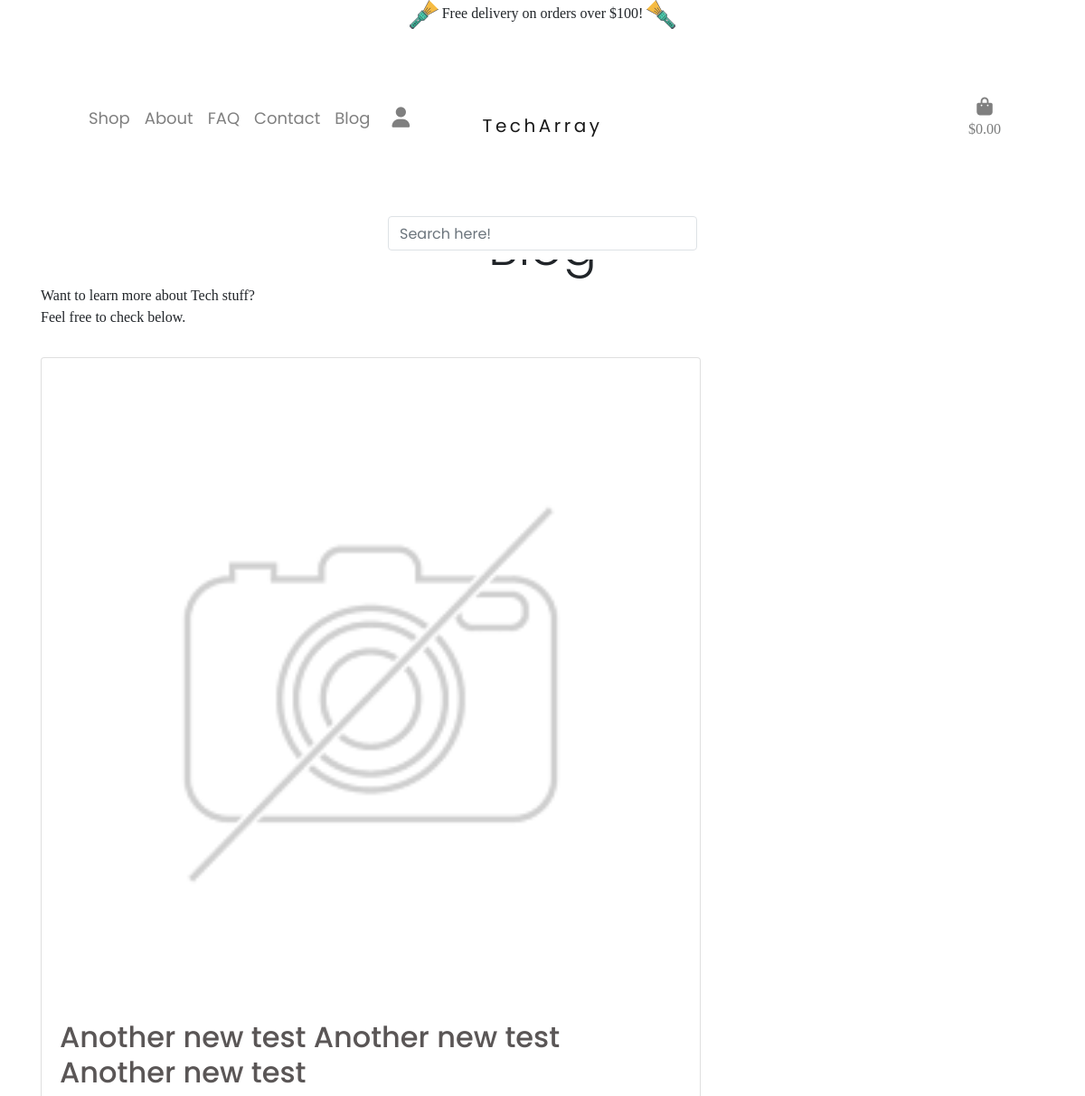
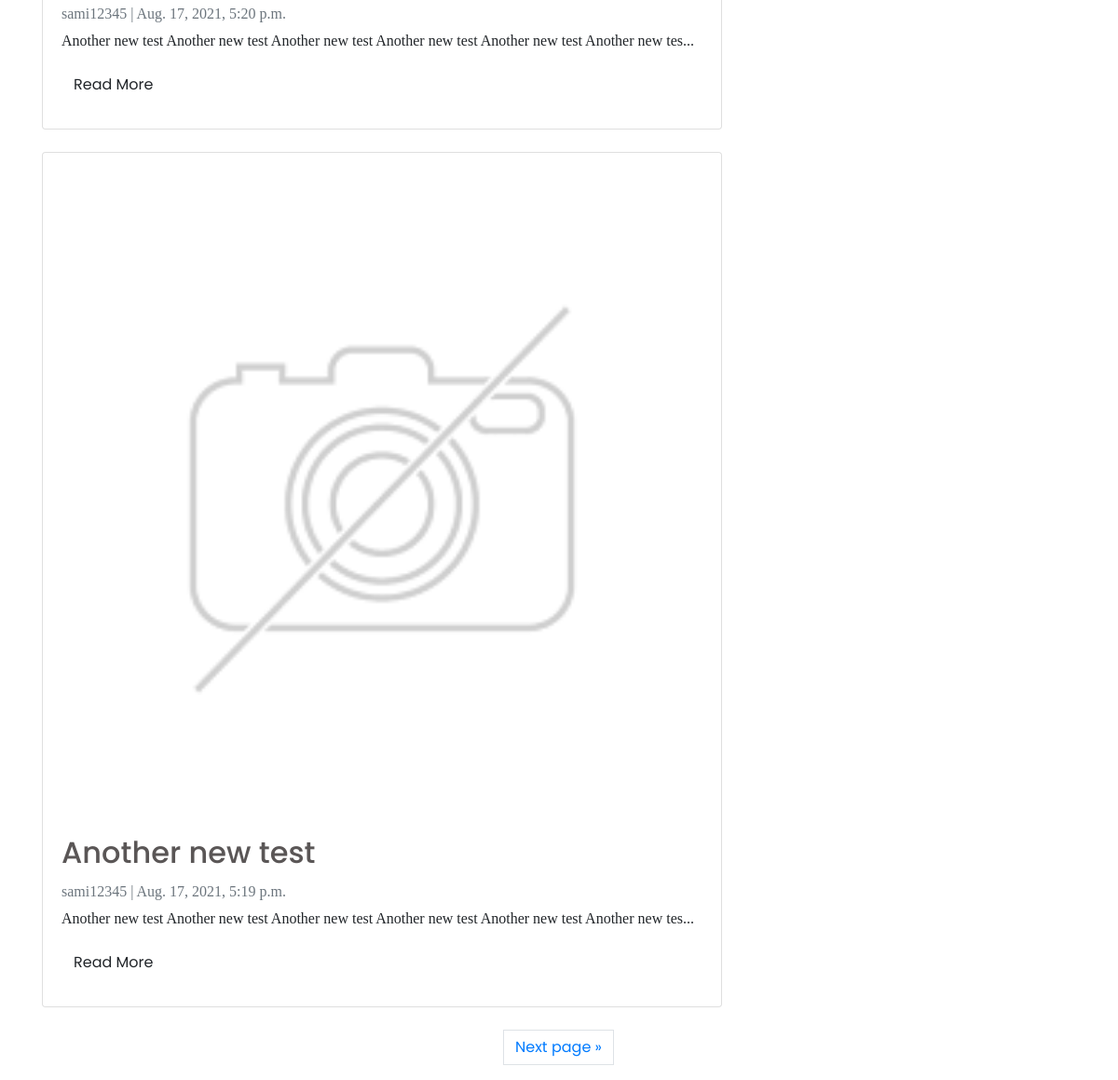
Screenshot of /blog/ with the database file from the repository (2 pictures, top to bottom).
### blog/models.py (models this page shows, shortened)
class Post(models.Model):
    title = models.CharField(max_length=200, unique=True)
    slug = models.SlugField(max_length=200, unique=True)
    author = models.ForeignKey(User, on_delete= models.CASCADE,related_name='blog_posts')
    updated_on = models.DateTimeField(auto_now= True)
    content = models.TextField()
    created_on = models.DateTimeField(auto_now_add=True)
    status = models.IntegerField(choices=STATUS, default=0)
    image_url = models.URLField(max_length=1024, null=True, blank=True)
    image = models.ImageField(null=True, blank=True)
    class Meta:
        ordering = ['-created_on']

### blog/views.py (the view)
# urls.py: path('', views.all_posts, name='blog'),
def all_posts(request):
    post_list = Post.objects.filter(status=1).order_by('-created_on')
    paginator = Paginator(post_list, 2)
    page = request.GET.get('page')
    try:
        post_list = paginator.page(page)
    except PageNotAnInteger:
        post_list = paginator.page(1)
    except EmptyPage:
        post_list = paginator.page(paginator.num_pages)
    context = {
        'blog_page': 'active',
        'page': page,
        'post_list': post_list,
    }
    return render(request, 'blog/blog.html', context)

### bag/contexts.py (called while the page is built, shortened)
def bag_contents(request):
    bag_items = []
    total = 0
    product_count = 0
    bag = request.session.get('bag', {})
    if total < settings.FREE_DELIVERY_THRESHOLD:
        delivery = total * Decimal(settings.STANDARD_DELIVERY_PERCENTAGE / 100)
        free_delivery_delta = settings.FREE_DELIVERY_THRESHOLD - total
    else:
        delivery = 0
        free_delivery_delta = 0
    grand_total = delivery + total
    context = {
        'bag_items': bag_items,
        'total': total,
        'product_count': product_count,
        'delivery': delivery,
        'free_delivery_delta': free_delivery_delta,
        'free_delivery_threshold': settings.FREE_DELIVERY_THRESHOLD,
        'grand_total': grand_total,
    }
    return context

### blog/templates/blog/blog.html (shortened to what this page needs)
{% extends "base.html" %}
{% load static %}
{% block extracss %}
<link rel="stylesheet" href="{% static 'css/base.css' %}" />
{% endblock %}
{% block content %}
<div class="jumbotron-section container-padding">
    <div class="row">
        <div class="col-12">
            <div class="">
                <h1 class="display-4 text-center">Blog</h1>
            </div>
        </div>
    </div>
</div>
<div class="container">
    <div class="row">
        <div class="col-12">
            <p>
                Want to learn more about Tech stuff?<br>
                Feel free to check below.
            </p>
        </div>
    </div>
</div>
<div class="container">
    <div class="row">
        <div class="col-md-8 mt-3 left">
            {% for post in post_list %}
            <div class="card mb-4">
                <div class="card-body mt-2 mb-2">
                    <a href="{% url 'post_detail' post.slug  %}">
                        {% if post.image %}
                        <img class="card-img-top mb-3" src="{{ MEDIA_URL }}noimage.png" alt="{{ post.title }}" />
                    </a>
                    {% endif %}
                    <a href="{% url 'post_detail' post.slug  %}">
                        <h2 class="card-title">{{ post.title }}</h2>
                    </a>
                    <p class="card-text text-muted h6">
                        {{ post.author }} | {{ post.created_on}}
                    </p>
                    <p class="card-text">{{ post.content|safe|slice:":100" }}...</p>
                    <a href="{% url 'post_detail' post.slug  %}" class="btn btn-yellow">Read More</a>
                </div>
            </div>
            {% endfor %}
        </div>
    </div>
</div>
<div>
    {% if post_list.has_other_pages %}
    <div aria-label="Page navigation conatiner">
      <ul class="pagination justify-content-center">
        {% if post_list.has_next %}
        <li>
          <a href="?page={{ post_list.next_page_number }}" class="page-link btn-secondary">
            Next page &raquo;</a
          >
        </li>
        {% endif %}
      </ul>
    </div>
  </div>
  {% endif %}
{% endblock %}

### static/css/base.css (style rules this page uses)
* { margin: 0; padding: 0; }
html, body { width: auto; overflow-x: hidden!important ; }
body { font-family: 'Poppins', serif; }
p { font-family: 'Spectral', serif; font-weight: 500 !important; }
h2 { color: #5a5656; }
.container-padding { padding-top: 15em; }

### rows the page displays
Post: title "Another new test Another new test Another new test", author "sami12345", created_on "Aug. 17, 2021, 5:20 p.m.", content "Another new test Another new test Another new test Another new test Another new test Another new tes"
Post: title "Another new test", author "sami12345", created_on "Aug. 17, 2021, 5:19 p.m.", content "Another new test Another new test Another new test Another new test Another new test Another new tes"

### other values shown
{{ free_delivery_threshold }} "100"
